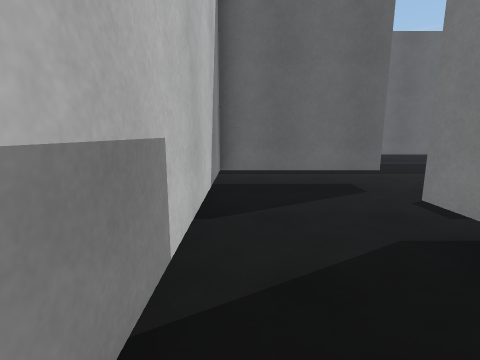
View 1 (above)

24 first-person views from a walk through a Unity game level. The camera is 1.4 m above the floor, tilts 10° down and sees 85° across. The floor is counted in squares, 1 m on a side. Each view is taken from the middle of a square. On the plan, view 1 faces up. The plan holds only what a view shows up to about 13 squares ahead; the rest is blank. The place goes on beyond the plan. The player is left out. Surface patterns are stand-ins for the level's own textures.

View 2
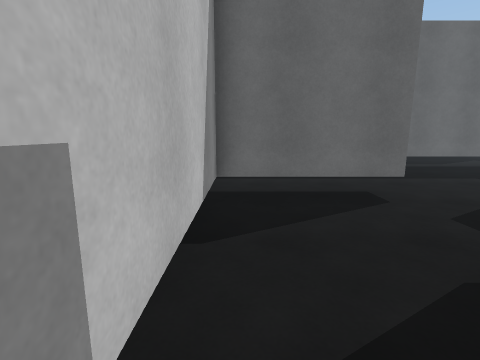

View 3
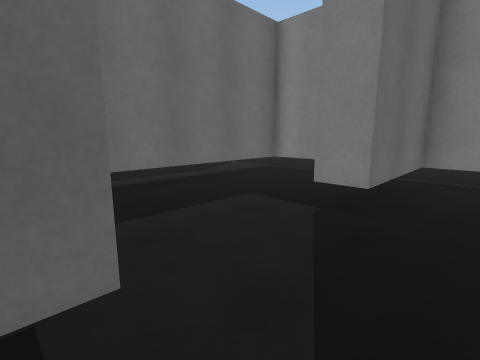

View 4
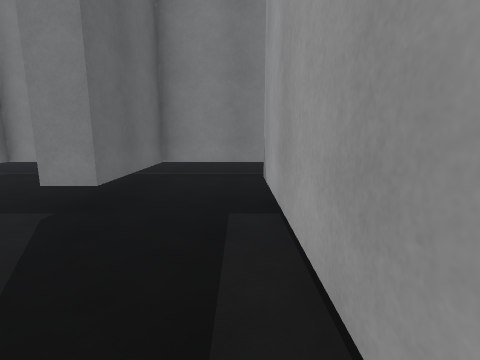

View 5
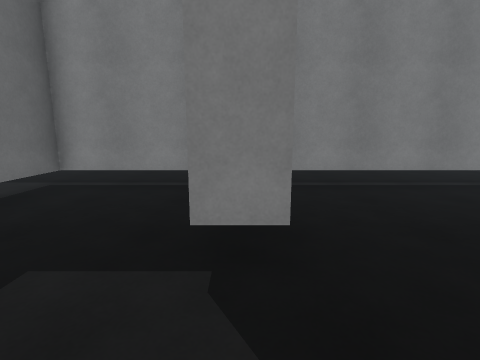

View 6
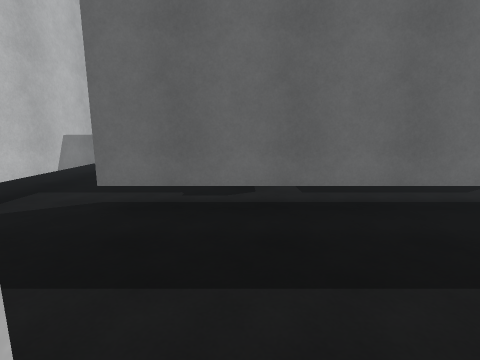

View 7
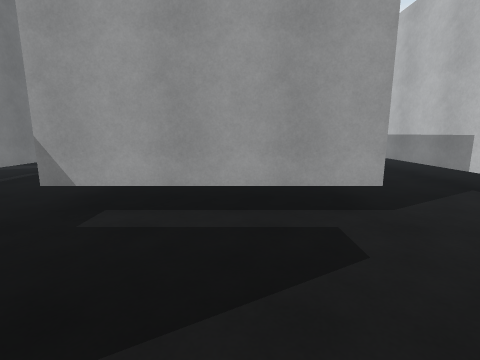

View 8
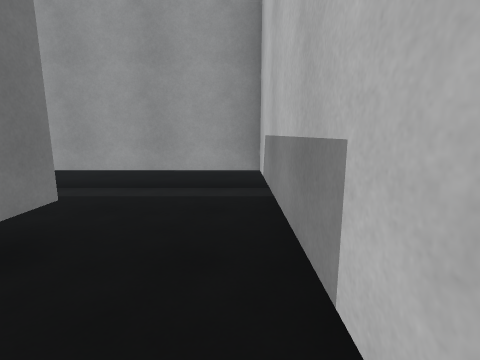

View 9
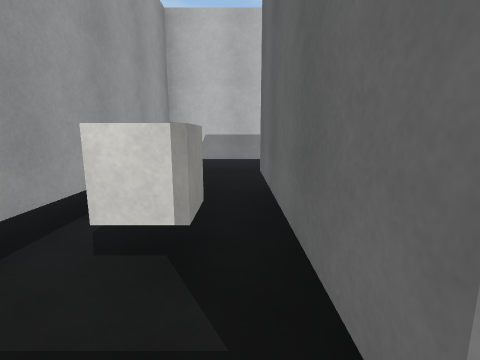

View 10
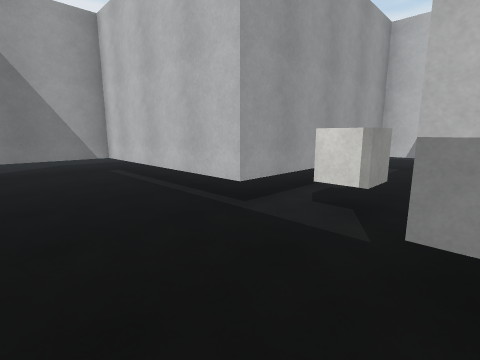

View 11
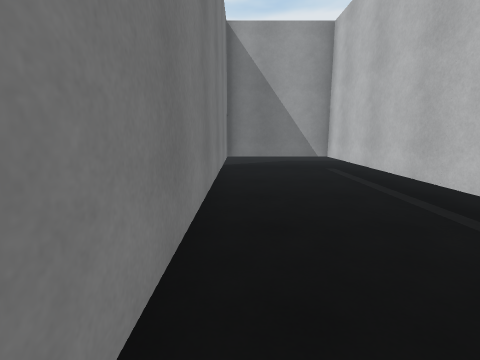

View 12
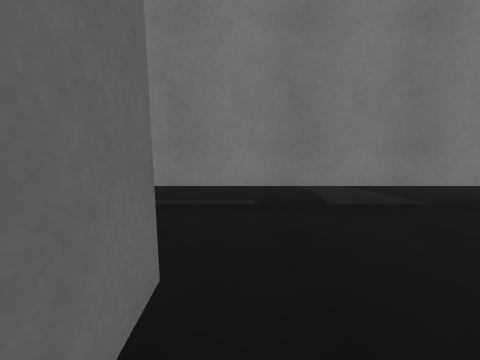

View 13
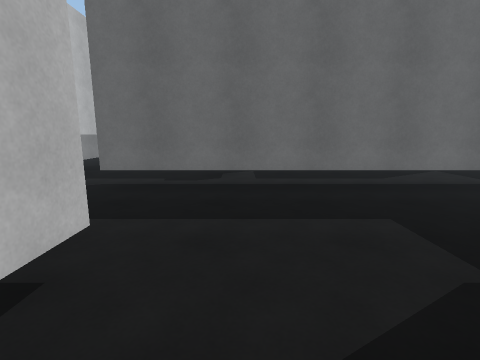

View 14
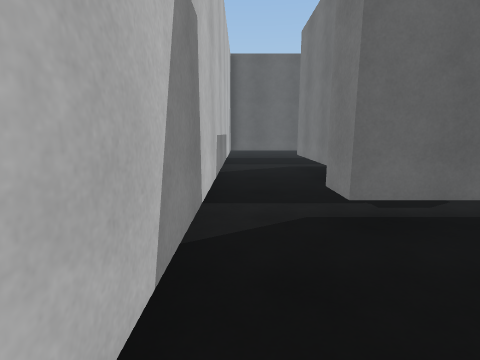

View 15
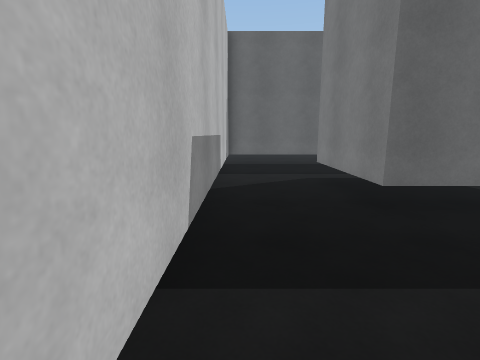

View 16
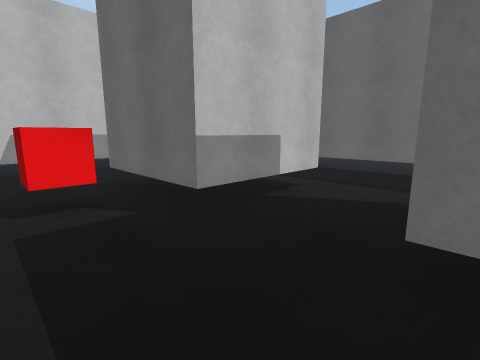

View 17
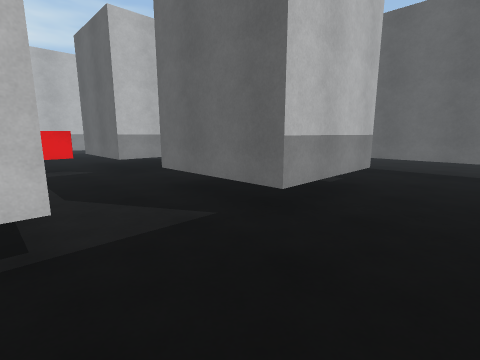

View 18
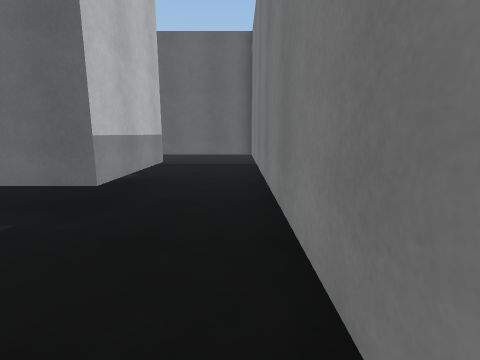

View 19
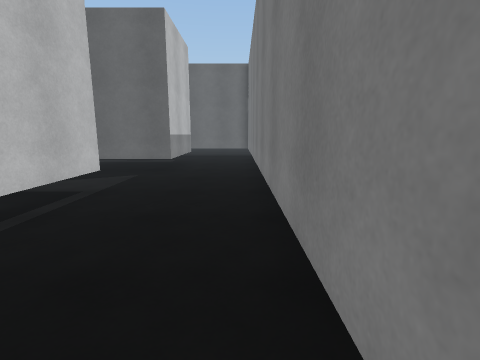

View 20
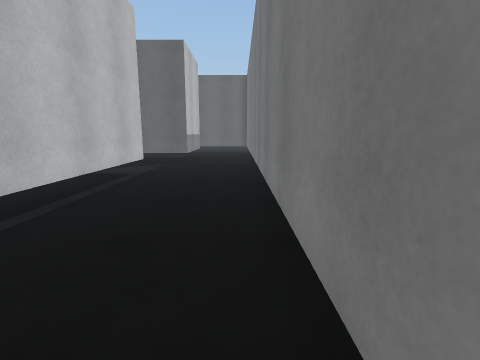

View 21
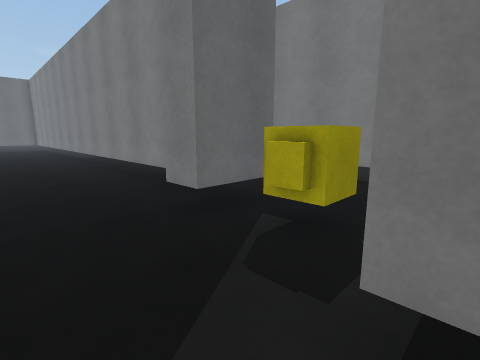

View 22
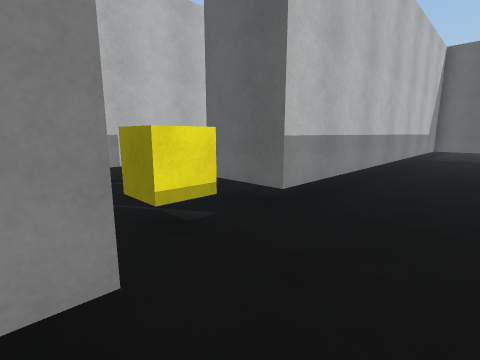

View 23
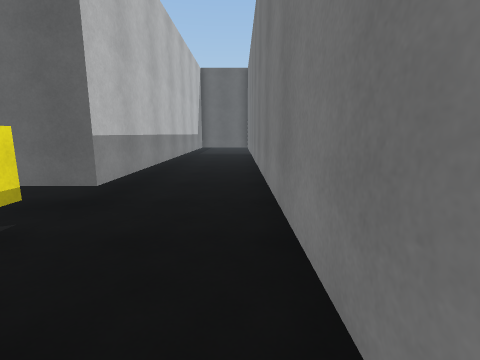

View 24
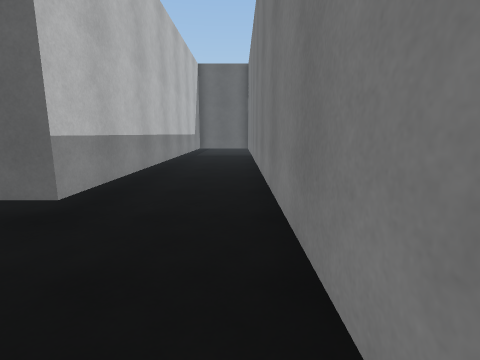

### Floor plan
Key: @ floor where view 1 was taken; # wall or solid block; . floor; T thing the floor can be seen under or through; O other object.
Columns run from 1 left of view 1 to 21 right of it. Each row starts with its distance up from view 1.
 23  #########   ######
 22  .........   .....#
 21 #.........    ....#
 20 #..........   ....#
 19 #...#  #...   #...#
 18 #...#  #...   #...#
 17 #...#  #...   #...#
 16 #...####...####...#
 15 #.................#
 14 #....OO...........#
 13 #.................###
 12 #..TTTTTTTTTTT....#..
 11 #............T....#..
 10 #............T....#..
  9 #............T....#...#
  8 #............T....#...#
  7 ##TTT....##TTT....T...#
  6 #............T....T...#
  5 #............T....T...#
  4 #............T....T...#
  3 #...######...T....T...#
  2 #...      ...T....T...#
  1 #...      ...T....T...#
  0 #@..######...T...TT...#
 -1 #............T........#
 -2 #.....OO.....T...OO...#
 -3 #............T........#
 -4 #########....T..#  #..#
 -5         #....T..     .
 -6         #....T..
 -7         #....T..
 -8         #....#
 -9         #....#
-10         #....#
-11         ######

Where each view was taken, in squares from view 1:
view 1: 0 up, 0 right, facing up
view 2: 1 up, 0 right, facing up
view 3: 5 up, 3 right, facing up-right
view 4: 4 up, 3 right, facing right
view 5: 7 up, 5 right, facing right
view 6: 7 up, 4 right, facing up
view 7: 8 up, 5 right, facing down
view 8: 3 up, 0 right, facing down
view 9: 1 down, 9 right, facing left
view 10: 0 up, 11 right, facing down-left
view 11: 0 up, 11 right, facing down
view 12: 1 down, 7 right, facing right
view 13: 5 up, 5 right, facing up
view 14: 8 up, 0 right, facing up
view 15: 11 up, 0 right, facing up
view 16: 13 up, 10 right, facing up-left
view 17: 12 up, 16 right, facing up-left
view 18: 11 up, 16 right, facing up
view 19: 6 up, 16 right, facing up
view 20: 3 up, 16 right, facing up
view 21: 4 down, 13 right, facing up-right
view 22: 4 down, 20 right, facing up-left
view 23: 5 down, 20 right, facing up
view 24: 4 down, 20 right, facing up
